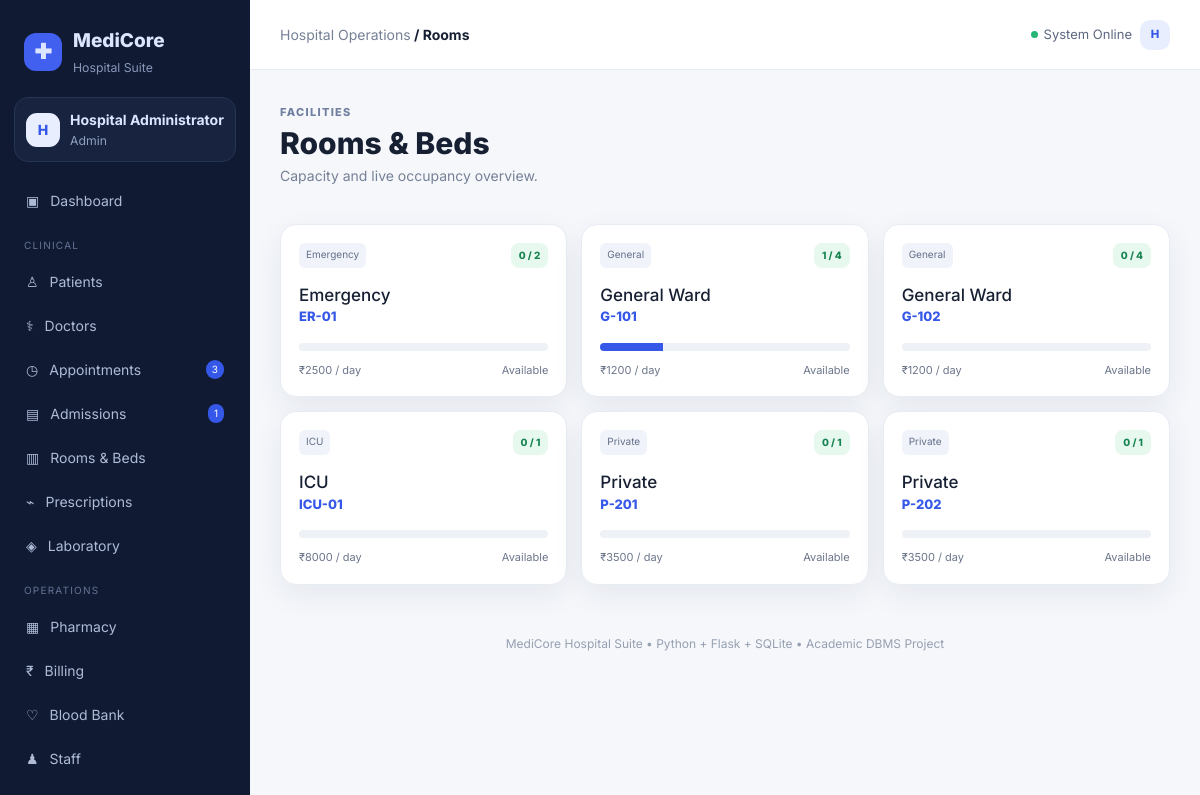
Page /rooms (signed in) on the committed database.
### tables this page shows
CREATE TABLE rooms(
 room_id INTEGER PRIMARY KEY AUTOINCREMENT,ward TEXT NOT NULL,room_no TEXT UNIQUE NOT NULL,
 room_type TEXT,capacity INTEGER DEFAULT 1,daily_charge REAL DEFAULT 0,status TEXT DEFAULT 'Available'
);

### app.py (the view)
@app.route("/rooms")
@login_required
def rooms():
    rows=query("""SELECT r.*,COALESCE((SELECT COUNT(*) FROM admissions a WHERE a.room_id=r.room_id AND a.status='Admitted'),0) occupied
                 FROM rooms r ORDER BY r.ward,r.room_no""")
    return render_template("rooms/list.html",rooms=rows)

### app.py (called while the page is built)
def get_db():
    conn = sqlite3.connect(DB_PATH)
    conn.row_factory = sqlite3.Row
    conn.execute("PRAGMA foreign_keys = ON")
    conn.execute("PRAGMA journal_mode = WAL")
    return conn

def query(sql, params=()):
    conn = get_db()
    cur = conn.execute(sql, params)
    rows = [dict(r) for r in cur.fetchall()]
    conn.close()
    return rows

def one(sql, params=()):
    conn = get_db()
    row = conn.execute(sql, params).fetchone()
    result = dict(row) if row else None
    conn.close()
    return result

def login_required(fn):
    @wraps(fn)
    def wrapper(*args, **kwargs):
        if "user_id" not in session:
            flash("Please login first.", "warning")
            return redirect(url_for("login"))
        return fn(*args, **kwargs)
    return wrapper

@app.context_processor
def globals():
    return {
        "current_date": date.today(),
        "app_name": "MediCore Hospital",
        "nav_count": {
            "pending": one("SELECT COUNT(*) c FROM appointments WHERE status='Scheduled'")["c"],
            "admitted": one("SELECT COUNT(*) c FROM admissions WHERE status='Admitted'")["c"]
        }
    }

### templates/rooms/list.html
{% extends "base.html" %}{% block title %}Rooms{% endblock %}
{% block content %}<div class="page-head"><div><span class="eyebrow">FACILITIES</span><h1>Rooms & Beds</h1><p class="muted">Capacity and live occupancy overview.</p></div></div>
<div class="room-grid">{% for r in rooms %}<div class="room-card"><div class="room-top"><span class="tiny-tag">{{r.room_type}}</span><span class="status-badge {{'danger' if r.occupied>=r.capacity else 'success'}}">{{r.occupied}} / {{r.capacity}}</span></div><h3>{{r.ward}}</h3><div class="room-no">{{r.room_no}}</div><div class="progress mt-3"><div class="progress-bar" style="width:{{(r.occupied/r.capacity*100)|round|int}}%"></div></div><div class="room-foot"><span>₹{{"%.0f"|format(r.daily_charge)}} / day</span><span>{{'Full' if r.occupied>=r.capacity else 'Available'}}</span></div></div>{% endfor %}</div>{% endblock %}

### static/style.css (style rules this page uses)
:root { --bg:#f5f7fb;--panel:#fff;--text:#172033;--muted:#768196;--line:#e7ebf2;--primary:#3558e8;--navy:#1a2550;--shadow:0 10px 30px rgba(30,42,80,.07) }
* { box-sizing:border-box }
body { margin:0;background:var(--bg);color:var(--text);font-family:Inter,system-ui,sans-serif;font-size:14px }
.muted { color:var(--muted) }
.page-head { display:flex;align-items:flex-end;justify-content:space-between;gap:20px;margin-bottom:22px }
.eyebrow { font-size:11px;letter-spacing:1.3px;color:#7180a0;font-weight:800 }
.page-head h1 { font-size:30px;margin:4px 0;font-weight:800 }
.tiny-tag { display:inline-block;background:#f0f3fa;padding:4px 7px;border-radius:6px;font-size:10px;color:#65718a }
.status-badge { display:inline-block;padding:5px 8px;border-radius:8px;font-size:10px;font-weight:800;background:#eef1f6;color:#5f6980 }
.status-badge.completed,.status-badge.paid,.status-badge.admitted,.status-badge.normal,.status-badge.success { background:#e7f8ef;color:#188451 }
.doctor-grid,.room-grid,.staff-grid,.dept-grid,.blood-grid { display:grid;grid-template-columns:repeat(3,minmax(0,1fr));gap:14px }
.doctor-card,.staff-card,.dept-card,.room-card,.blood-card { background:white;border:1px solid var(--line);border-radius:16px;padding:18px;box-shadow:var(--shadow);position:relative }
.room-top { display:flex;justify-content:space-between }
.room-card h3 { font-size:17px;margin:17px 0 2px }
.room-no { font-weight:800;color:#3558e8;font-size:13px }
.progress { height:8px;background:#eef1f5 }
.progress-bar { background:#3558e8 }
.room-foot { display:flex;justify-content:space-between;margin-top:11px;color:#6c768b;font-size:11px }

### rows in the picture
rooms: room_type "Emergency", occupied "0", capacity "2", ward "Emergency", room_no "ER-01", daily_charge "2500", capacity "Available"
rooms: room_type "General", occupied "1", capacity "4", ward "General Ward", room_no "G-101", daily_charge "1200", capacity "Available"
rooms: room_type "General", occupied "0", capacity "4", ward "General Ward", room_no "G-102", daily_charge "1200", capacity "Available"
rooms: room_type "ICU", occupied "0", capacity "1", ward "ICU", room_no "ICU-01", daily_charge "8000", capacity "Available"
rooms: room_type "Private", occupied "0", capacity "1", ward "Private", room_no "P-201", daily_charge "3500", capacity "Available"
rooms: room_type "Private", occupied "0", capacity "1", ward "Private", room_no "P-202", daily_charge "3500", capacity "Available"

### other values in the picture
{{ session.get('full_name','U')[0] }} "H"
{{ session.get('full_name') }} "Hospital Administrator"
{{ session.get('role') }} "Admin"
{{ nav_count.pending }} "3"
{{ nav_count.admitted }} "1"
